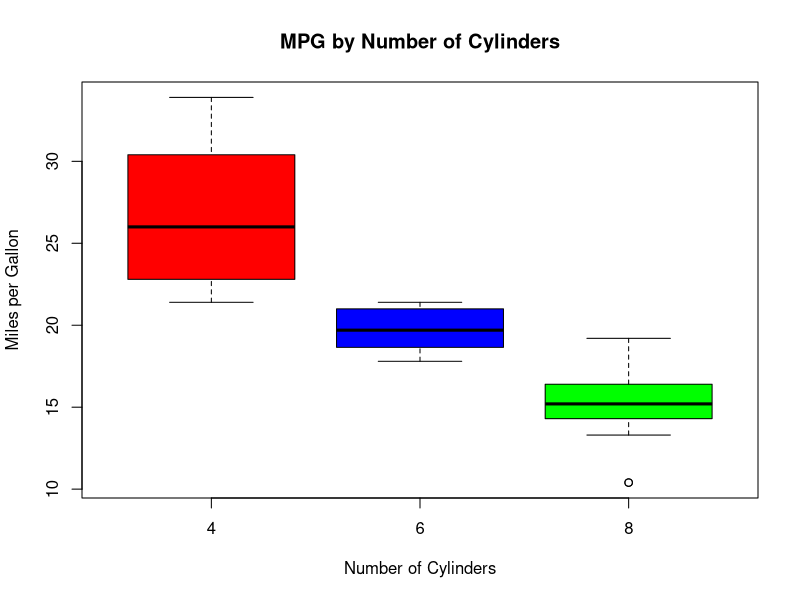
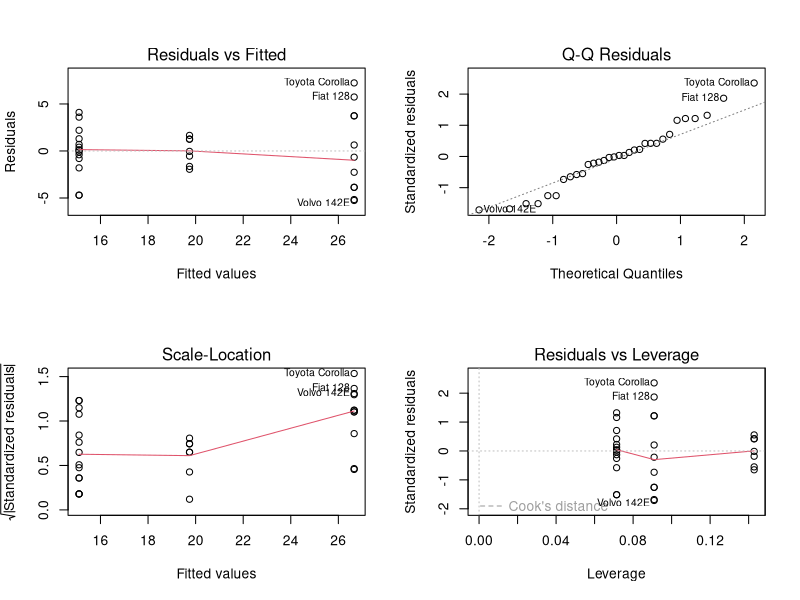

These charts were generated, in order, by the following R code:
## ---- chunk 1
knitr::opts_chunk$set(echo = TRUE)
## ---- chunk 2

# Load dataset
data(mtcars)

# Convert 'cyl' to a factor
mtcars$cyl <- as.factor(mtcars$cyl)

# Run ANOVA
anova_model <- aov(mpg ~ cyl, data = mtcars)
summary(anova_model)

# Boxplot to visualize differences
boxplot(mpg ~ cyl, data = mtcars, 
        main = "MPG by Number of Cylinders", 
        xlab = "Number of Cylinders", 
        ylab = "Miles per Gallon", 
        col = c("red", "blue", "green"))

# Diagnostic plots
par(mfrow=c(2,2)) # Arrange plots
plot(anova_model)  # Standard ANOVA diagnostic plots
par(mfrow=c(1,1)) # Reset layout

